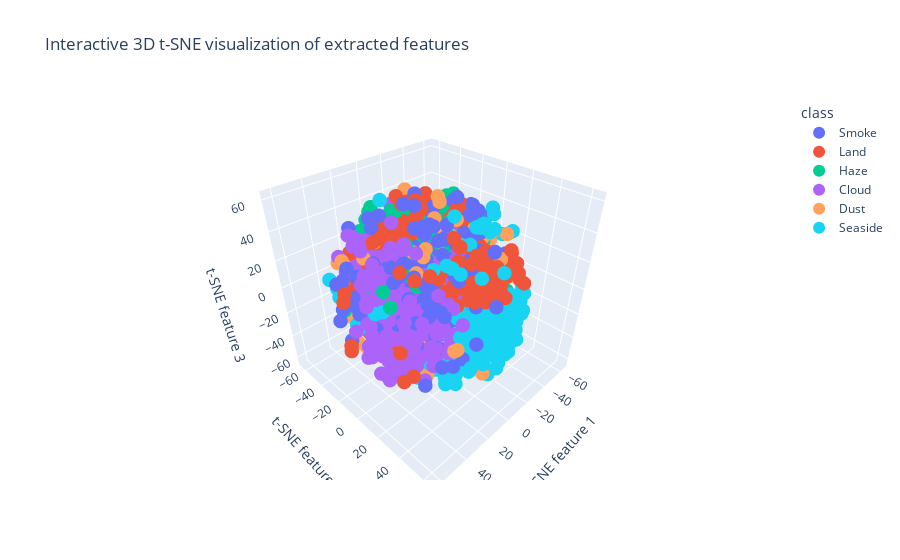

Write notebook code for a chart like this one.
### Code cell
import plotly.express as px

df = pd.DataFrame({
    'tsne-1': X_tsne_3d[:, 0],
    'tsne-2': X_tsne_3d[:, 1],
    'tsne-3': X_tsne_3d[:, 2],
    'class': [class_labels[i] for i in y_true]
})

fig = px.scatter_3d(df, x='tsne-1', y='tsne-2', z='tsne-3',
                    color='class', 
                    title='Interactive 3D t-SNE visualization of extracted features',
                    labels={'tsne-1': 't-SNE feature 1', 
                            'tsne-2': 't-SNE feature 2', 
                            'tsne-3': 't-SNE feature 3'},
                    hover_data=['class'])

fig.update_traces(marker=dict(size=5))
fig.update_layout(legend=dict(itemsizing='constant'))
fig.show()

### Figure 1 — Plotly figure (JSON) as saved in the notebook; plotly's stock layout.template omitted (floating-point values rounded to 4 significant figures; data arrays with more than 128 entries replaced by an {"elided": "..."} marker saying what was removed)
{"data": [{"customdata": {"elided": "203x1 str values"}, "hovertemplate": "class=%{customdata[0]}<br>t-SNE feature 1=%{x}<br>t-SNE feature 2=%{y}<br>t-SNE feature 3=%{z}<extra></extra>", "legendgroup": "Smoke", "marker": {"color": "#636efa", "size": 5, "symbol": "circle"}, "mode": "markers", "name": "Smoke", "scene": "scene", "showlegend": true, "type": "scatter3d", "x": {"elided": "203 float values"}, "y": {"elided": "203 float values"}, "z": {"elided": "203 float values"}}, {"customdata": {"elided": "205x1 str values"}, "hovertemplate": "class=%{customdata[0]}<br>t-SNE feature 1=%{x}<br>t-SNE feature 2=%{y}<br>t-SNE feature 3=%{z}<extra></extra>", "legendgroup": "Land", "marker": {"color": "#EF553B", "size": 5, "symbol": "circle"}, "mode": "markers", "name": "Land", "scene": "scene", "showlegend": true, "type": "scatter3d", "x": {"elided": "205 float values"}, "y": {"elided": "205 float values"}, "z": {"elided": "205 float values"}}, {"customdata": {"elided": "200x1 str values"}, "hovertemplate": "class=%{customdata[0]}<br>t-SNE feature 1=%{x}<br>t-SNE feature 2=%{y}<br>t-SNE feature 3=%{z}<extra></extra>", "legendgroup": "Haze", "marker": {"color": "#00cc96", "size": 5, "symbol": "circle"}, "mode": "markers", "name": "Haze", "scene": "scene", "showlegend": true, "type": "scatter3d", "x": {"elided": "200 float values"}, "y": {"elided": "200 float values"}, "z": {"elided": "200 float values"}}, {"customdata": {"elided": "233x1 str values"}, "hovertemplate": "class=%{customdata[0]}<br>t-SNE feature 1=%{x}<br>t-SNE feature 2=%{y}<br>t-SNE feature 3=%{z}<extra></extra>", "legendgroup": "Cloud", "marker": {"color": "#ab63fa", "size": 5, "symbol": "circle"}, "mode": "markers", "name": "Cloud", "scene": "scene", "showlegend": true, "type": "scatter3d", "x": {"elided": "233 float values"}, "y": {"elided": "233 float values"}, "z": {"elided": "233 float values"}}, {"customdata": {"elided": "202x1 str values"}, "hovertemplate": "class=%{customdata[0]}<br>t-SNE feature 1=%{x}<br>t-SNE feature 2=%{y}<br>t-SNE feature 3=%{z}<extra></extra>", "legendgroup": "Dust", "marker": {"color": "#FFA15A", "size": 5, "symbol": "circle"}, "mode": "markers", "name": "Dust", "scene": "scene", "showlegend": true, "type": "scatter3d", "x": {"elided": "202 float values"}, "y": {"elided": "202 float values"}, "z": {"elided": "202 float values"}}, {"customdata": {"elided": "202x1 str values"}, "hovertemplate": "class=%{customdata[0]}<br>t-SNE feature 1=%{x}<br>t-SNE feature 2=%{y}<br>t-SNE feature 3=%{z}<extra></extra>", "legendgroup": "Seaside", "marker": {"color": "#19d3f3", "size": 5, "symbol": "circle"}, "mode": "markers", "name": "Seaside", "scene": "scene", "showlegend": true, "type": "scatter3d", "x": {"elided": "202 float values"}, "y": {"elided": "202 float values"}, "z": {"elided": "202 float values"}}], "layout": {"legend": {"itemsizing": "constant", "title": {"text": "class"}, "tracegroupgap": 0}, "scene": {"domain": {"x": [0, 1], "y": [0, 1]}, "xaxis": {"title": {"text": "t-SNE feature 1"}}, "yaxis": {"title": {"text": "t-SNE feature 2"}}, "zaxis": {"title": {"text": "t-SNE feature 3"}}}, "title": {"text": "Interactive 3D t-SNE visualization of extracted features"}}}
